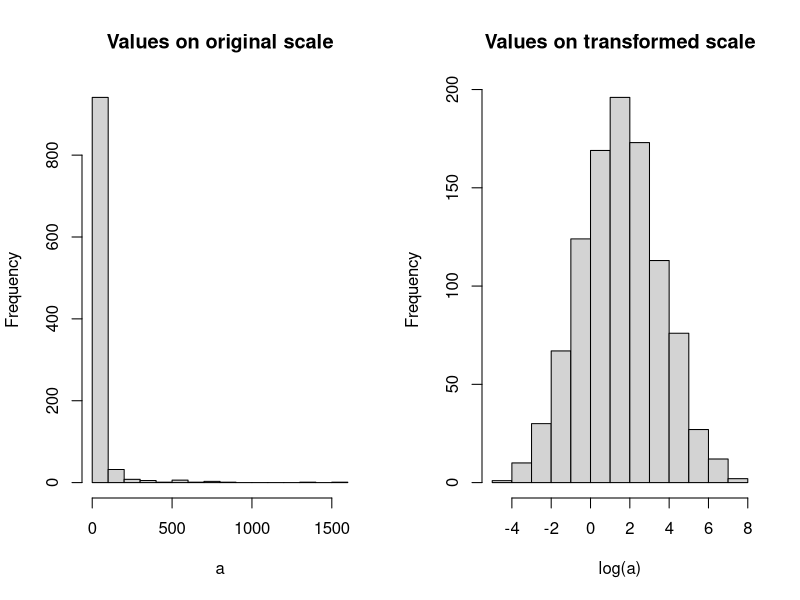
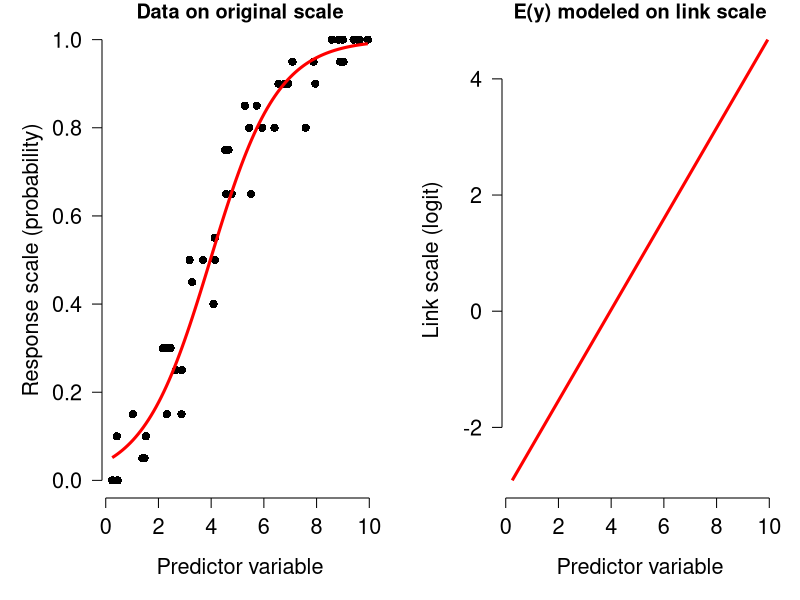
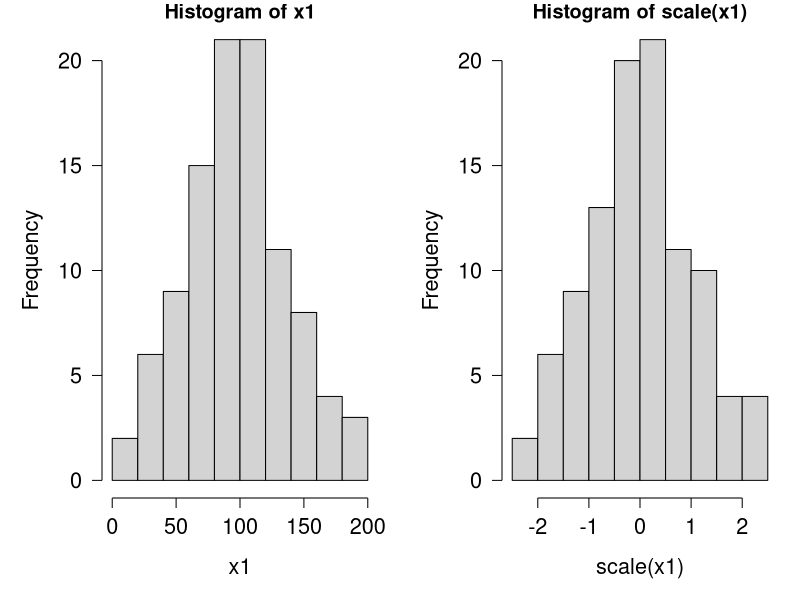
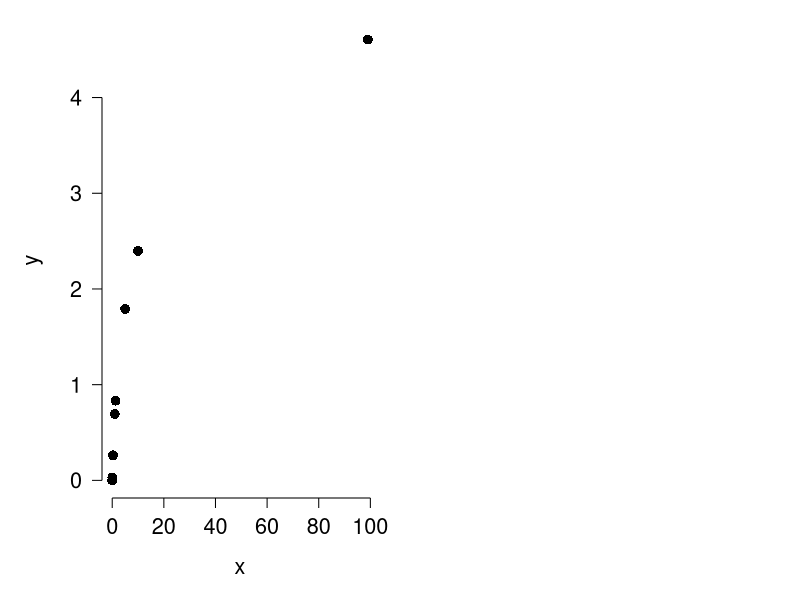
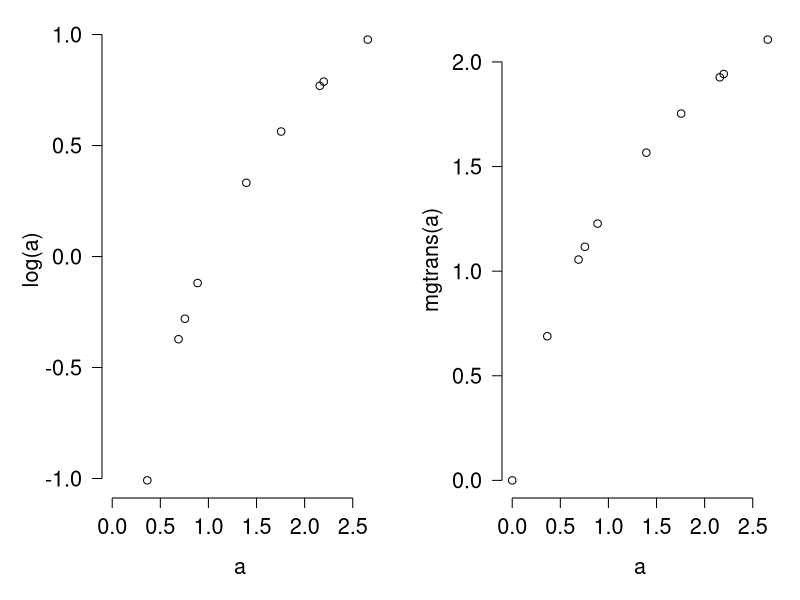
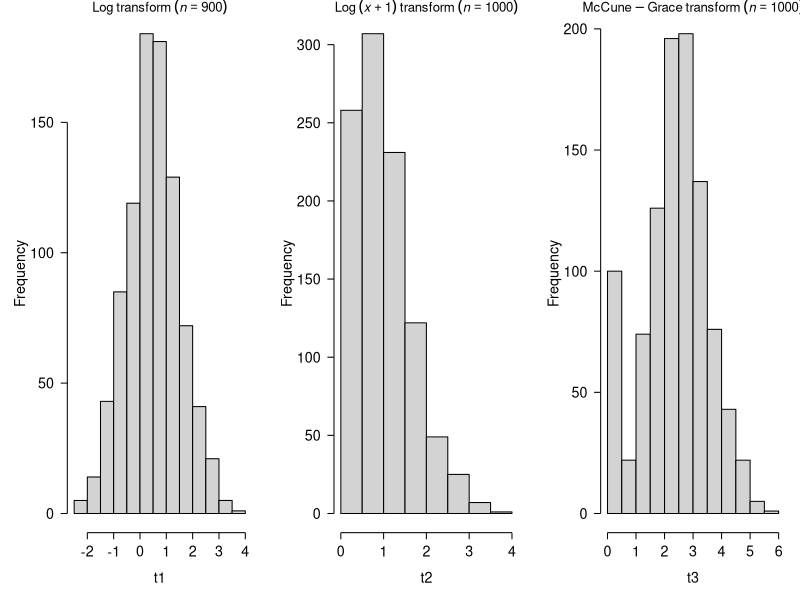
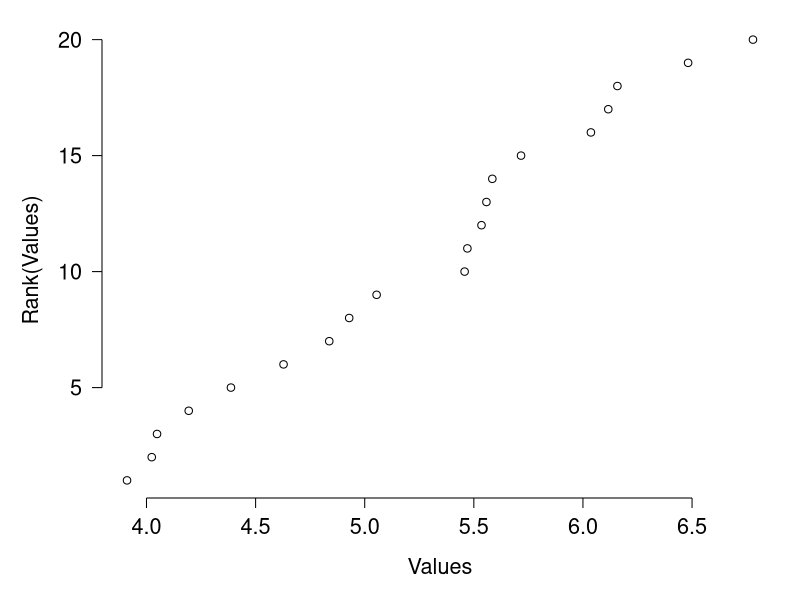
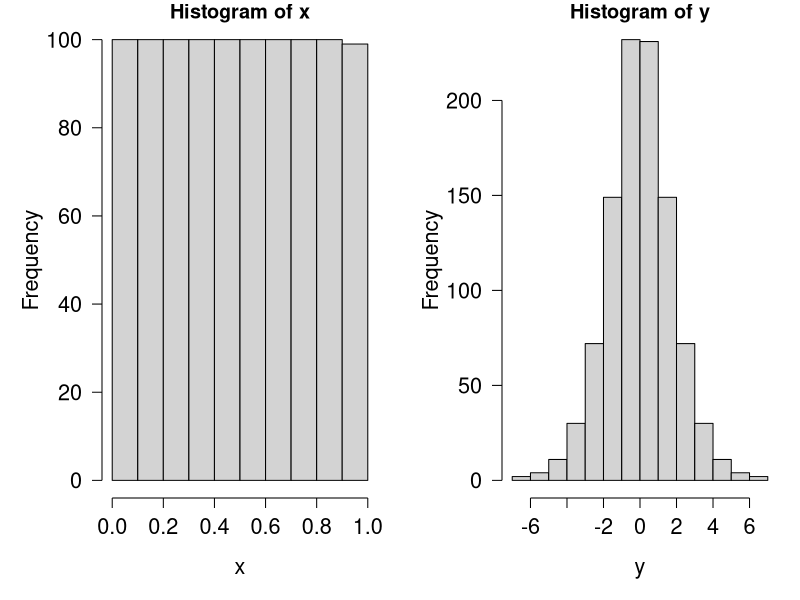

Write R code to recreate these figures, in order. (Note: this script raises an error after producing the figures.)
## ---- chunk 1
a <- rlnorm(1000, 1.5, 2)
par(mfrow=c(1,2))
hist(a, main="Values on original scale")
hist(log(a), main="Values on transformed scale")
## ---- chunk 2
#| echo: false
#| fig.width: 8
#| fig.height: 4


set.seed(123)

n <- 50
x <- runif(n, 0, 10)

# expected probability follows a logistic relationship
eta <- -3 + 0.75*x
p <- plogis(eta)

# observed successes out of 20 trials
N <- rep(20, n)
success <- rbinom(n, N, p)

# fit binomial GLM
mod1 <- glm(cbind(success, N-success) ~ x,
            family=binomial(link="logit"))

# values for fitted relationship
px <- seq(min(x), max(x), length=100)

# predictions on response and link scales
pred.response <- predict(mod1,
                         newdata=data.frame(x=px),
                         type="response")

pred.link <- predict(mod1,
                     newdata=data.frame(x=px),
                     type="link")

par(mfrow=c(1,2),
    mar=c(5.1, 5.1, 1.1, 1.1),
    las=1, lend=1, bty="n",
    cex.axis=1.3, cex.lab=1.3)

# observed response
plot(x, success/N,
     pch=16, cex=1.1,
     xlab="Predictor variable",
     ylab="Response scale (probability)",
     main="Data on original scale")

points(px, pred.response,
       type="l", lwd=3, col="red")

# fitted expectation on link scale
plot(px, pred.link,
     type="l", lwd=3, col="red",
     xlab="Predictor variable",
     ylab="Link scale (logit)",
     main="E(y) modeled on link scale")
## ---- chunk 3
x1 <- rnorm(100, 100, 40)
par(mfrow=c(1,2))
hist(x1)
hist(scale(x1))
## ---- chunk 4
mean(x1)
## ---- chunk 5
sd(x1)
## ---- chunk 6
mean(scale(x1))
## ---- chunk 7
sd(scale(x1))
## ---- chunk 8
# load the dataset from package MASS
data(crabs, package="MASS")

# make a spare copy
x <- crabs
head(x)
## ---- chunk 9
# overwrite (transform in place)
# (ok but can cause headaches later)
x[,4:8] <- apply(x[,4:8], 2, log)
head(x)
## ---- chunk 10
# better way:
# make new variables and 
# add to original data frame (better)
x <- crabs
z <- apply(x[,4:8], 2, log)
z <- as.data.frame(z)
names(z) <- paste(names(z), "log", sep=".")
x <- cbind(x,z)
head(x)
## ---- chunk 11
x <- c(0, 0.003, 0.03, 0.3, 1, 1.3, 5, 10, 99)
y <- log(x+1)
plot(x,y, cex=1.3, pch=16)
## ---- chunk 12
mgtrans <- function(x){
	minx <- min(x[x > 0])
	cons <- trunc(log(minx))
	y <- log(x + exp(cons)) - cons
	return(y)
}

# example usage:
a <- c(0, rlnorm(9))
log(a)
## ---- chunk 13
mgtrans(a)
## ---- chunk 14
# count the points:
par(mfrow=c(1,2))
plot(a, log(a))     # missing one!
plot(a, mgtrans(a))
## ---- chunk 15
set.seed(123)
n <- 1e3
x <- rlnorm(n, 0.5, 1)
x[sample(1:n, 100, replace=FALSE)] <- 0


t1 <- log(x)
t2 <- log(x+1)
t3 <- mgtrans(x)

length(which(is.finite(t1)))
## ---- chunk 16
par(mfrow=c(1,3), cex.main=1.2)
hist(t1, main=expression(Log~transform~(italic(n)==900)))
hist(t2, main=expression(Log~(italic(x)+1)~transform~(italic(n)==1000)))
hist(t3, main=expression(McCune-Grace~transform~(italic(n)==1000)))
## ---- chunk 17
x <- rnorm(20, 5, 1)
y <- rank(x)

par(mfrow=c(1,1))
plot(x,y, xlab="Values", ylab="Rank(Values)")
## ---- chunk 18
# make some random values
x <- runif(10)

# force a tie
x[1] <- x[2]

# fractional ranks for ties:
rank(x)
## ---- chunk 19
# force a three-way tie:
x[3] <- x[2]

# repeated ranks:
rank(x)
## ---- chunk 20
x <- 1:999/1000
y <- qlogis(x)

# compare:
par(mfrow=c(1,2))
hist(x)
hist(y)
## ---- chunk 21
set.seed(123)
n <- 50
x <- runif(n, 0, 10)
z <- -3 + 0.75*x + rnorm(n, 0, 1)
y <- plogis(z)

mod1 <- lm(y~x)
px <- seq(min(x), max(x), length=100)
pred <- predict(mod1, newdata=data.frame(x=px), se.fit=TRUE)
mn <- pred$fit
lo <- qnorm(0.025, mn, pred$se.fit) 
up <- qnorm(0.975, mn, pred$se.fit)

par(mfrow=c(1,1))
plot(x, y, ylim=c(0, 1.3))
segments(0, 1, 10, 1, lty=2)
segments(0, 0, 10, 0, lty=2)
points(px, mn, type="l", lwd=2, col="red")
points(px, lo, type="l", lwd=2, lty=2, col="red")
points(px, up, type="l", lwd=2, lty=2, col="red")
## ---- chunk 22
y2 <- qlogis(y)
mod2 <- lm(y2~x)
pred2 <- predict(mod2, newdata=data.frame(x=px), se.fit=TRUE)
mn2 <- pred2$fit
lo2 <- qnorm(0.025, mn2, pred2$se.fit) 
up2 <- qnorm(0.975, mn2, pred2$se.fit)
# backtransform
mn2 <- plogis(mn2)
lo2 <- plogis(lo2)
up2 <- plogis(up2)

par(mfrow=c(1,1))
plot(x, y, ylim=c(0, 1.3))
segments(0, 1, 10, 1, lty=2)
segments(0, 0, 10, 0, lty=2)
points(px, mn, type="l", lwd=2, col="red")
points(px, lo, type="l", lwd=2, lty=2, col="red")
points(px, up, type="l", lwd=2, lty=2, col="red")
points(px, mn2, type="l", lwd=2, col="blue")
points(px, lo2, type="l", lwd=2, lty=2, col="blue")
points(px, up2, type="l", lwd=2, lty=2, col="blue")
legend("bottomright", 
       legend=c("Linear", "Logit-transformed"),
       lwd=2, col=c("red", "blue"), bg="white")
## ---- chunk 23
# change some values in y to 1 and 0
y[which.max(y)] <- 1
y[which.min(y)] <- 0

# logit transformed values include infinities!
qlogis(y)
## ---- chunk 24
# stabilize logit by setting max to 0.999 and min to 0.001
y <- pmin(0.999, y)
y <- pmax(0.001, y)
qlogis(y)
## ---- chunk 25
x <- 1:99/100
x.log <- qlogis(x)
x.prb <- qnorm(x)

plot(x, x.log, type="l",
    lwd=3, xlab="x", ylab="f(x)")
points(x, x.prb, type="l", lwd=3,
    col="red", lty=2)
abline(h=0, lty=3, col="blue")
abline(v=0.5, lty=3, col="blue")
legend("topleft",
    legend=c("Logit(x)", "Probit(x)"),
    lwd=3, col=c("black", "red"), lty=1:2)
## ---- chunk 26
set.seed(123)
x <- rlnorm(100, 2, 1)
par(mfrow=c(1,3), cex.lab=1.4)
hist(x, main="Original values")
hist(sqrt(x), main="Square root transform", xlab=expression(sqrt(x)))
hist(x^(1/3), main="Cube root transform", xlab=expression(root(x,3)))
## ---- chunk 27
# reset plot layout
par(mfrow=c(1,1))
## ---- chunk 28
# unscaled version:
asin.trans1 <- function(p) {asin(sqrt(p))}

# scaled version:
asin.trans2 <- function(p) {2/pi*asin(sqrt(p))}

# example of use
x <- seq(0.001, 0.999, by=0.001)
y1 <- asin.trans1(x)
y2 <- asin.trans2(x)

# compare with and without 2/pi coefficient:
plot(x,y1, ylim=c(0, 1.6), type="l", lwd=3)
points(x, y2, col="red", type="l", lwd=3, lty=2)
legend("topleft",
       legend=c("Unscaled version", "Scaled version"),
       lwd=3, lty=1:2, col=c("black", "red"), 
       cex=1.4)
## ---- chunk 29
# compare to logit transform:
y3 <- qlogis(x)
plot(x,y1, ylim=c(-5, 5), xlim=c(0,1), type="l")
points(x, y2, col="red", type="l", lwd=3, lty=2)
points(x, y3, col="blue", type="l", lwd=3, lty=3)
legend("topleft", 
       legend=c("Unscaled arcsine",
                "Scaled arcsine",
                "Logit"),
       lty=1:3, lwd=3, col=c("black", "red", "blue"), cex=1.4)
## ---- chunk 30
set.seed(123)

n <- 100
x <- runif(n, 0, 5)

# relationship is linear with normal errors on log scale
logy <- 1 + 0.4*x + rnorm(n, 0, 0.3)
y <- exp(logy)

# but on linear scale, relationship appears nonlinear
plot(x, y, pch=16)
## ---- chunk 31
# fit a linear model
m1 <- lm(y ~ x)

# some model diagnostics
par(mfrow=c(1,2))
plot(m1, which=1)
plot(m1, which=2)
## ---- chunk 32
library(MASS)

bc <- boxcox(m1)
## ---- chunk 33
use.lambda <- bc$x[which.max(bc$y)]
use.lambda
## ---- chunk 34
#| fig.width: 8
#| fig.height: 8


# refit the model with the log transform
m2 <- lm(log(y) ~ x)

# compare diagnostic plots
par(mfrow=c(2,2), mar=c(5.1, 5.1, 2.1, 1.1))
plot(m1, which=1)
plot(m1, which=2)
plot(m2, which=1)
plot(m2, which=2)
